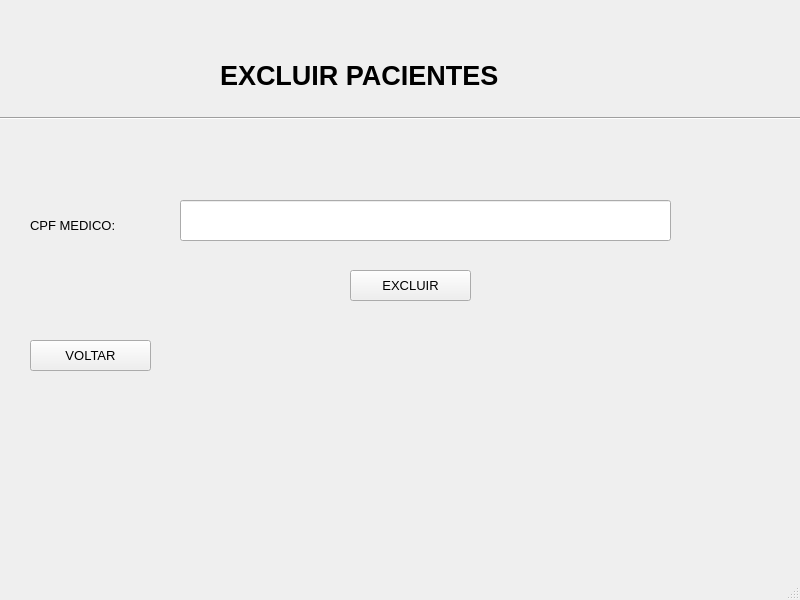
<?xml version="1.0" encoding="UTF-8"?>
<ui version="4.0">
 <class>MainWindow</class>
 <widget class="QMainWindow" name="MainWindow">
  <property name="geometry">
   <rect>
    <x>0</x>
    <y>0</y>
    <width>800</width>
    <height>600</height>
   </rect>
  </property>
  <property name="font">
   <font>
    <pointsize>10</pointsize>
   </font>
  </property>
  <property name="windowTitle">
   <string>MainWindow</string>
  </property>
  <property name="styleSheet">
   <string notr="true"/>
  </property>
  <property name="animated">
   <bool>true</bool>
  </property>
  <widget class="QWidget" name="centralwidget">
   <widget class="QLabel" name="label">
    <property name="geometry">
     <rect>
      <x>220</x>
      <y>50</y>
      <width>471</width>
      <height>51</height>
     </rect>
    </property>
    <property name="font">
     <font>
      <pointsize>20</pointsize>
      <weight>75</weight>
      <bold>true</bold>
     </font>
    </property>
    <property name="frameShape">
     <enum>QFrame::NoFrame</enum>
    </property>
    <property name="text">
     <string>EXCLUIR PACIENTES</string>
    </property>
    <property name="textFormat">
     <enum>Qt::AutoText</enum>
    </property>
    <property name="alignment">
     <set>Qt::AlignLeading|Qt::AlignLeft|Qt::AlignVCenter</set>
    </property>
   </widget>
   <widget class="QPushButton" name="pushButton">
    <property name="geometry">
     <rect>
      <x>350</x>
      <y>270</y>
      <width>121</width>
      <height>31</height>
     </rect>
    </property>
    <property name="text">
     <string>EXCLUIR</string>
    </property>
   </widget>
   <widget class="QPushButton" name="pushButton_2">
    <property name="geometry">
     <rect>
      <x>30</x>
      <y>340</y>
      <width>121</width>
      <height>31</height>
     </rect>
    </property>
    <property name="text">
     <string>VOLTAR</string>
    </property>
   </widget>
   <widget class="Line" name="line">
    <property name="geometry">
     <rect>
      <x>0</x>
      <y>110</y>
      <width>801</width>
      <height>16</height>
     </rect>
    </property>
    <property name="orientation">
     <enum>Qt::Horizontal</enum>
    </property>
   </widget>
   <widget class="QLineEdit" name="lineEdit">
    <property name="geometry">
     <rect>
      <x>180</x>
      <y>200</y>
      <width>491</width>
      <height>41</height>
     </rect>
    </property>
   </widget>
   <widget class="QLabel" name="label_2">
    <property name="geometry">
     <rect>
      <x>30</x>
      <y>200</y>
      <width>171</width>
      <height>51</height>
     </rect>
    </property>
    <property name="text">
     <string>CPF MEDICO:</string>
    </property>
   </widget>
  </widget>
  <widget class="QMenuBar" name="menubar">
   <property name="geometry">
    <rect>
     <x>0</x>
     <y>0</y>
     <width>800</width>
     <height>26</height>
    </rect>
   </property>
  </widget>
  <widget class="QStatusBar" name="statusbar"/>
 </widget>
 <resources/>
 <connections/>
</ui>
